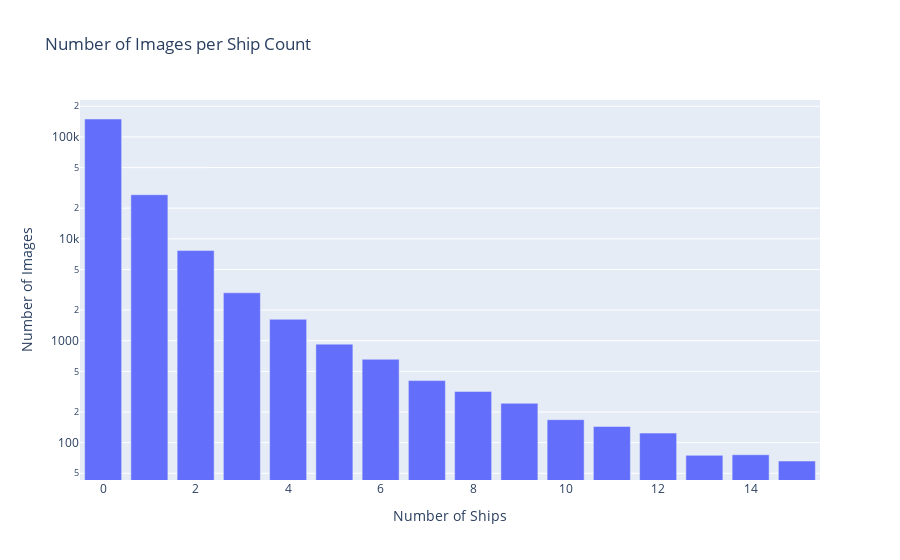

The code cell stored with this chart in its notebook:
### Code cell
px.bar(
    df_shipcount,
    x='ShipCount',
    y='ImageCount',
    title="Number of Images per Ship Count",
    labels={'ShipCount': 'Number of Ships', 'ImageCount': 'Number of Images'},
    log_y=True
)

### Figure 1 — Plotly figure (JSON) as saved in the notebook; plotly's stock layout.template omitted (floating-point values rounded to 4 significant figures)
{"data": [{"hovertemplate": "Number of Ships=%{x}<br>Number of Images=%{y}<extra></extra>", "legendgroup": "", "marker": {"color": "#636efa", "pattern": {"shape": ""}}, "name": "", "orientation": "v", "showlegend": false, "textposition": "auto", "type": "bar", "x": [0, 1, 2, 3, 4, 5, 6, 7, 8, 9, 10, 11, 12, 14, 13, 15], "xaxis": "x", "y": [150000, 27104, 7674, 2954, 1622, 925, 657, 406, 318, 243, 168, 144, 124, 76, 75, 66], "yaxis": "y"}], "layout": {"barmode": "relative", "legend": {"tracegroupgap": 0}, "title": {"text": "Number of Images per Ship Count"}, "xaxis": {"anchor": "y", "domain": [0, 1], "title": {"text": "Number of Ships"}}, "yaxis": {"anchor": "x", "domain": [0, 1], "title": {"text": "Number of Images"}, "type": "log"}}}
